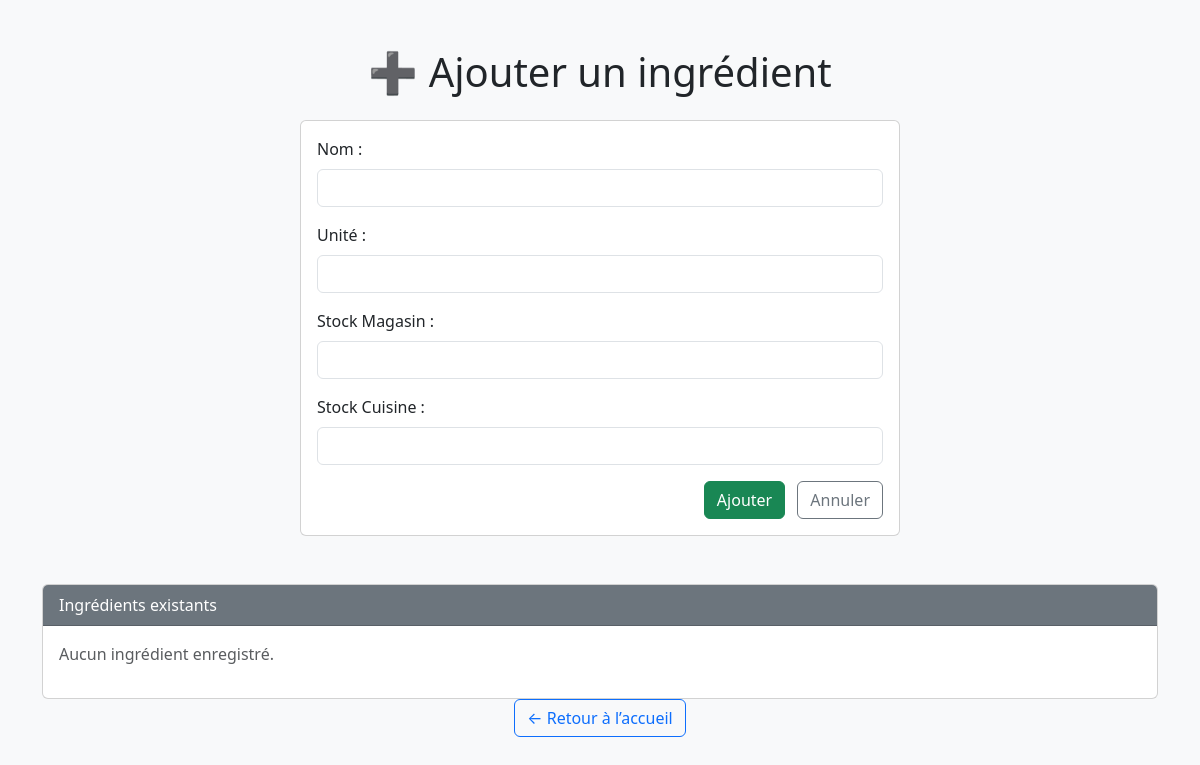
Page /ajouter on the earlier database version.
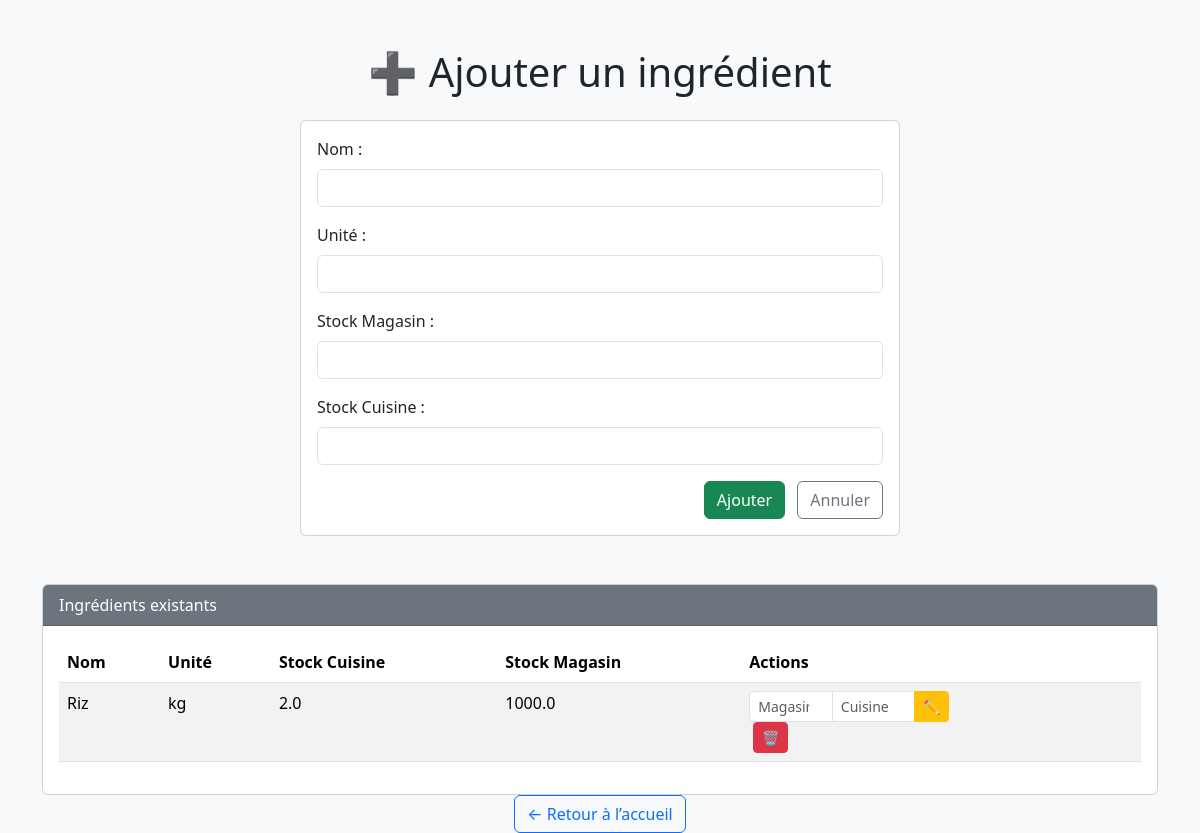
Same page on the later database version.
### app.py (models this page shows)
class Ingredient(db.Model):
    id = db.Column(db.Integer, primary_key=True)
    nom = db.Column(db.String(100), nullable=False)
    unite = db.Column(db.String(50), nullable=False)
    stock_cuisine = db.Column(db.Float, nullable=False, default=0.0)
    stock_magasin = db.Column(db.Float, nullable=False, default=0.0)

### app.py (the view, shortened to what this page needs)
@app.route('/ajouter', methods=['GET', 'POST'])
def ajouter():
    ingredients = Ingredient.query.all()
    return render_template('ajouter.html', ingredients=ingredients)

### templates/ajouter.html (shortened to what this page needs)
<!DOCTYPE html>
<html lang="fr">
  <head>
    <link href="https://cdn.jsdelivr.net/npm/bootstrap@5.3.3/dist/css/bootstrap.min.css" rel="stylesheet">
  </head>
  <body class="bg-light">
    <div class="container mt-5">
      <h1 class="text-center mb-4">➕ Ajouter un ingrédient</h1>
      <div class="card mb-5 mx-auto" style="max-width: 600px;">
        <div class="card-body">
          <form method="POST" action="{{ url_for('ajouter') }}">
            <div class="mb-3">
              <label class="form-label">Nom :</label>
              <input type="text" name="nom" class="form-control" required>
            </div>
            <div class="mb-3">
              <label class="form-label">Unité :</label>
              <input type="text" name="unite" class="form-control" required>
            </div>
            <div class="mb-3">
              <label class="form-label">Stock Magasin :</label>
              <input type="number" step="0.01" name="stock_magasin" class="form-control">
            </div>
            <div class="mb-3">
              <label class="form-label">Stock Cuisine :</label>
              <input type="number" step="0.01" name="stock_cuisine" class="form-control">
            </div>
            <div class="text-end">
              <button type="submit" class="btn btn-success">Ajouter</button>
              <a href="{{ url_for('home') }}" class="btn btn-outline-secondary ms-2">Annuler</a>
            </div>
          </form>
        </div>
      </div>
      <div class="card">
        <div class="card-header bg-secondary text-white">Ingrédients existants</div>
        <div class="card-body">
          {% if ingredients %}
            <table class="table table-striped">
              <thead>
                <tr>
                  <th>Nom</th>
                  <th>Unité</th>
                  <th>Stock Cuisine</th>
                  <th>Stock Magasin</th>
                  <th>Actions</th>
                </tr>
              </thead>
              <tbody>
                {% for ingr in ingredients %}
                  <tr>
                    <td>{{ ingr.nom }}</td>
                    <td>{{ ingr.unite }}</td>
                    <td>{{ ingr.stock_cuisine }}</td>
                    <td>{{ ingr.stock_magasin }}</td>
                    <td>
                      <form method="POST" action="{{ url_for('modifier', id=ingr.id) }}" class="d-inline">
                        <div class="input-group input-group-sm" style="width: 200px;">
                          <input type="number" name="stock_magasin" step="0.01" class="form-control" placeholder="Magasin" required>
                          <input type="number" name="stock_cuisine" step="0.01" class="form-control" placeholder="Cuisine" required>
                          <button class="btn btn-warning" type="submit" title="Modifier">✏</button>
                        </div>
                      </form>
                      <form method="POST" action="{{ url_for('supprimer', id=ingr.id) }}" class="d-inline">
                        <button type="submit" class="btn btn-danger btn-sm ms-1" onclick="return confirm('Supprimer {{ ingr.nom }} ?')">🗑</button>
                      </form>
                    </td>
                  </tr>
                {% endfor %}
              </tbody>
            </table>
          {% else %}
            <p class="text-muted">Aucun ingrédient enregistré.</p>
          {% endif %}
        </div>
      </div>
    <div class="text-center">
        <a href="{{ url_for('home') }}" class="btn btn-outline-primary">← Retour à l’accueil</a>
      </div>
    </div>
  </body>
</html>

Differences in the rows shown:
added Ingredient: nom "Riz", unite "kg", stock_cuisine "2.0", stock_magasin "1000.0"
Other differences:
text no longer shown: "Aucun ingrédient enregistré."
text now shown: "Nom Unité Stock Cuisine Stock Magasin Actions"
